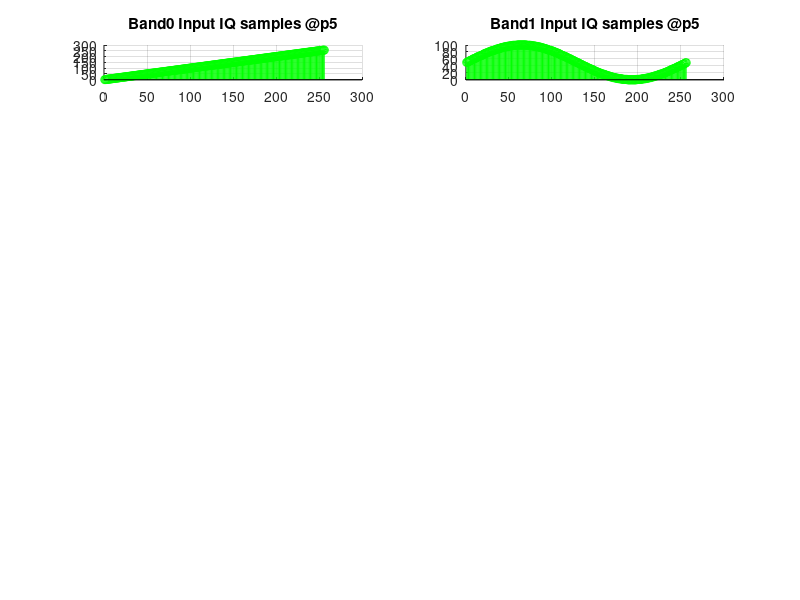

Reproduce this figure in MATLAB. (Note: this script raises an error after producing the figure.)
% %%%%%%%%%%%%%%%%%%%%%%%%%%%%%%%%%%%%%%%%%%%%%%%%%%%%%%%%%%%%%%%%%%%%%%%%%%%%%%%
% Project     : ABC
% Author      : Hari (haridas.p@intel.com)
% Date        : 20 Mar 2024
% Brief       : This program is to generate input and output sample files for VHA
%               dual band modulation testing at p5 Gsps
% %%%%%%%%%%%%%%%%%%%%%%%%%%%%%%%%%%%%%%%%%%%%%%%%%%%%%%%%%%%%%%%%%%%%%%%%%%%%%%%

clc;
clear;
close all;

num_vectors = 8;
num_samples_per_vector = 32;
num_samples = num_vectors * num_samples_per_vector;

for i = 1:num_samples
    band0_input_iq(i) = i;        % ramp
end
fs = num_samples;
dt = 1/fs;
st = 1;
t = 0:dt:st-dt;
band1_input_iq1 = 50 * (1 + sin(2 * pi * t));
band1_input_iq = int32(band1_input_iq1);

figure('Name', 'Modulation');
n1 = 1:1:num_samples;
subplot(7, 2, 1); grid on; hold on;
stem(n1, band0_input_iq, 'green'); title("Band0 Input IQ samples @p5");
subplot(7, 2, 2); grid on; hold on;
stem(n1, band1_input_iq, 'green'); title("Band1 Input IQ samples @p5");

% write this into a file which can be sourced while running on FRIO
fileId = fopen("input_samples/modulation/band0_dual_band_modulation_p5.txt", "w");
fprintf(fileId, "%08x\n", bitshift(band0_input_iq, 16));
fclose(fileId);
fileId = fopen("input_samples/modulation/band1_dual_band_modulation_p5.txt", "w");
fprintf(fileId, "%08x\n", bitshift(band1_input_iq, 16));
fclose(fileId);

% input_iq should be scaled down before giving as input to the matlab model
scale_factor = 2^-15;
band0_input_iq_to_duc = (band0_input_iq * scale_factor);
band1_input_iq_to_duc = (band1_input_iq1 * scale_factor);

% enable w1
config.vha_hbf_stages = [1 0 0 0];

% now do an interpolation
band0_output_iq_from_duc = vha_interpolate(band0_input_iq_to_duc, config);
band1_output_iq_from_duc = vha_interpolate(band1_input_iq_to_duc, config);

% now scale the samples up
scale_factor = 2^15;
n2 = 1:1:(numel(band0_output_iq_from_duc));
subplot(7, 2, 3); grid on; hold on;
stem(n2, (real(band0_output_iq_from_duc * scale_factor)), 'red'); title("DUC band0 Output 1Gsps");
stem(n2, (imag(band0_output_iq_from_duc * scale_factor)), 'blue');
n2 = 1:1:(numel(band1_output_iq_from_duc));
subplot(7, 2, 4); grid on; hold on;
stem(n2, (real(band1_output_iq_from_duc * scale_factor)), 'red'); title("DUC band1 Output 1Gsps");
stem(n2, (imag(band1_output_iq_from_duc * scale_factor)), 'blue');

% generate cw0 and cw1 for the modulation
Fclk = 983040;
Fs   = 983040;
fout0 = (Fclk / 2);
fprintf("1GSPS Modulation\n");
fprintf("fout0 = %d KHz, Fs = %d KHz, Fclk = %d KHz\n", fout0, Fs, Fclk);
cw0 = nco_pp(fout0, Fs, Fclk, length(band0_output_iq_from_duc), 0);   % 0 clk cycles delay
fout1 = (Fclk / 4);
fprintf("fout1 = %d KHz, Fs = %d KHz, Fclk = %d KHz\n", fout1, Fs, Fclk);
cw1 = nco_pp(fout1, Fs, Fclk, length(band1_output_iq_from_duc), 0);   % 0 clk cycles delay
subplot(7, 2, 5); grid on; hold on;
n3 = 1:1:(length(cw0));
stem(n3, real(cw0), 'red'); title("CW0, CW1 @1Gsps");
stem(n3, imag(cw0), 'blue');
stem(n3, real(cw1), 'black');
stem(n3, imag(cw1), 'green');

% now do the modulation and combining
config.vha_bypass = [0 0];
config.vha_conj = [0, 0];
config.active_band = 3;
cw0 = transpose(cw0);
cw1 = transpose(cw1);
[mod_output_1g, dummy] = vha_combine(band0_output_iq_from_duc, band1_output_iq_from_duc, cw0, cw1, config);
mod_output_1g = mod_output_1g * scale_factor;    % scale up the final output

n2 = 1:1:length(mod_output_1g);
subplot(7, 2, 6); grid on; hold on;
stem(n2, real(mod_output_1g), 'red'); title ("Output - 1Gsps Modulation");
stem(n2, imag(mod_output_1g), 'blue');
mod_output_1g_real = dec2hex(real(mod_output_1g), 4);
mod_output_1g_imag = dec2hex(imag(mod_output_1g), 4);
output_1g = strcat(mod_output_1g_real, mod_output_1g_imag);
fileId = fopen("output_samples/modulation/p5/dual_band_modulation_1.txt", "w");
for i = 1:length(output_1g)
   nbytes = fprintf(fileId,'%8s\n',output_1g(i,:));
end
fclose(fileId);

% enable w1, w2
config.vha_hbf_stages = [1 1 0 0];

% now do an interpolation
band0_output_iq_from_duc = vha_interpolate(band0_input_iq_to_duc, config);
band1_output_iq_from_duc = vha_interpolate(band1_input_iq_to_duc, config);

% now scale the samples up
n2 = 1:1:(numel(band0_output_iq_from_duc));
subplot(7, 2, 7); grid on; hold on;
stem(n2, (real(band0_output_iq_from_duc * scale_factor)), 'red'); title("DUC band0 Output 2Gsps");
stem(n2, (imag(band0_output_iq_from_duc * scale_factor)), 'blue');
n2 = 1:1:(numel(band1_output_iq_from_duc));
subplot(7, 2, 8); grid on; hold on;
stem(n2, (real(band1_output_iq_from_duc * scale_factor)), 'red'); title("DUC band1 Output 2Gsps");
stem(n2, (imag(band1_output_iq_from_duc * scale_factor)), 'blue');

% generate cw0 and cw1 for the modulation
Fs   = (983040 * 2);
fprintf("2GSPS Modulation\n");
fprintf("fout0 = %d KHz, Fs = %d KHz, Fclk = %d KHz\n", fout0, Fs, Fclk);
cw0 = nco_pp(fout0, Fs, Fclk, length(band0_output_iq_from_duc), 1);   % 1 clk cycle delay
fprintf("fout1 = %d KHz, Fs = %d KHz, Fclk = %d KHz\n", fout1, Fs, Fclk);
cw1 = nco_pp(fout1, Fs, Fclk, length(band1_output_iq_from_duc), 1);   % 1 clk cycles delay
subplot(7, 2, 9); grid on; hold on;
n3 = 1:1:(length(cw0));
stem(n3, real(cw0), 'red'); title("CW0, CW1 @2Gsps");
stem(n3, imag(cw0), 'blue');
stem(n3, real(cw1), 'black');
stem(n3, imag(cw1), 'green');

% now do the modulation and combining
config.vha_bypass = [0 0];
config.vha_conj = [0, 0];
config.active_band = 3;
cw0 = transpose(cw0);
cw1 = transpose(cw1);
[mod_output_2g, dummy] = vha_combine(band0_output_iq_from_duc, band1_output_iq_from_duc, cw0, cw1, config);
mod_output_2g = mod_output_2g * scale_factor;    % scale up the final output

n2 = 1:1:length(mod_output_2g);
subplot(7, 2, 10); grid on; hold on;
stem(n2, real(mod_output_2g), 'red'); title ("Output - 2Gsps Modulation");
stem(n2, imag(mod_output_2g), 'blue');
mod_output_2g_real = dec2hex(real(mod_output_2g), 4);
mod_output_2g_imag = dec2hex(imag(mod_output_2g), 4);
output_2g = strcat(mod_output_2g_real, mod_output_2g_imag);
fileId = fopen("output_samples/modulation/p5/dual_band_modulation_2.txt", "w");
for i = 1:length(output_2g)
   nbytes = fprintf(fileId,'%8s\n',output_2g(i,:));
end
fclose(fileId);

% enable w1, w2, w3
config.vha_hbf_stages = [1 1 1 0];

% now do an interpolation
band0_output_iq_from_duc = vha_interpolate(band0_input_iq_to_duc, config);
band1_output_iq_from_duc = vha_interpolate(band1_input_iq_to_duc, config);

% now scale the samples up
n2 = 1:1:(numel(band0_output_iq_from_duc));
subplot(7, 2, 11); grid on; hold on;
stem(n2, (real(band0_output_iq_from_duc * scale_factor)), 'red'); title("DUC band0 Output 4Gsps");
stem(n2, (imag(band0_output_iq_from_duc * scale_factor)), 'blue');
n2 = 1:1:(numel(band1_output_iq_from_duc));
subplot(7, 2, 12); grid on; hold on;
stem(n2, (real(band1_output_iq_from_duc * scale_factor)), 'red'); title("DUC band1 Output 4Gsps");
stem(n2, (imag(band1_output_iq_from_duc * scale_factor)), 'blue');

% generate cw0 for the modulation
Fs   = 983040 * 4;
fprintf("4GSPS Modulation\n");
fprintf("fout0 = %d KHz, Fs = %d KHz, Fclk = %d KHz\n", fout0, Fs, Fclk);
cw0 = nco_pp(fout0, Fs, Fclk, length(band0_output_iq_from_duc), 1);   % 1 clk cycle delay
fout1 = fout0;
fprintf("fout1 = %d KHz, Fs = %d KHz, Fclk = %d KHz\n", fout1, Fs, Fclk);
cw1 = nco_pp(fout1, Fs, Fclk, length(band1_output_iq_from_duc), 3);   % 3 clk cycles delay
n3 = 1:1:(length(cw0));
subplot(7, 2, 13); grid on; hold on;
stem(n3, real(cw0), 'red'); title("CW0, CW1 @4Gsps");
stem(n3, imag(cw0), 'blue');
stem(n3, real(cw1), 'black');
stem(n3, imag(cw1), 'green');

% now do the modulation and combining
config.vha_bypass = [0 0];
config.vha_conj = [0, 0];
config.active_band = 3;
cw0 = transpose(cw0);
cw1 = transpose(cw1);
[mod_output_4g, dummy] = vha_combine(band0_output_iq_from_duc, band1_output_iq_from_duc, cw0, cw1, config);
mod_output_4g = mod_output_4g * scale_factor;    % scale up the final output

n2 = 1:1:length(mod_output_4g);
subplot(7, 2, 14); grid on; hold on;
stem(n2, real(mod_output_4g), 'red'); title ("Output - 4Gsps Modulation");
stem(n2, imag(mod_output_4g), 'blue');
mod_output_4g_real = dec2hex(real(mod_output_4g), 4);
mod_output_4g_imag = dec2hex(imag(mod_output_4g), 4);
output_4g = strcat(mod_output_4g_real, mod_output_4g_imag);
fileId = fopen("output_samples/modulation/p5/dual_band_modulation_4.txt", "w");
for i = 1:length(output_4g)
   nbytes = fprintf(fileId,'%8s\n',output_4g(i,:));
end
fclose(fileId);

